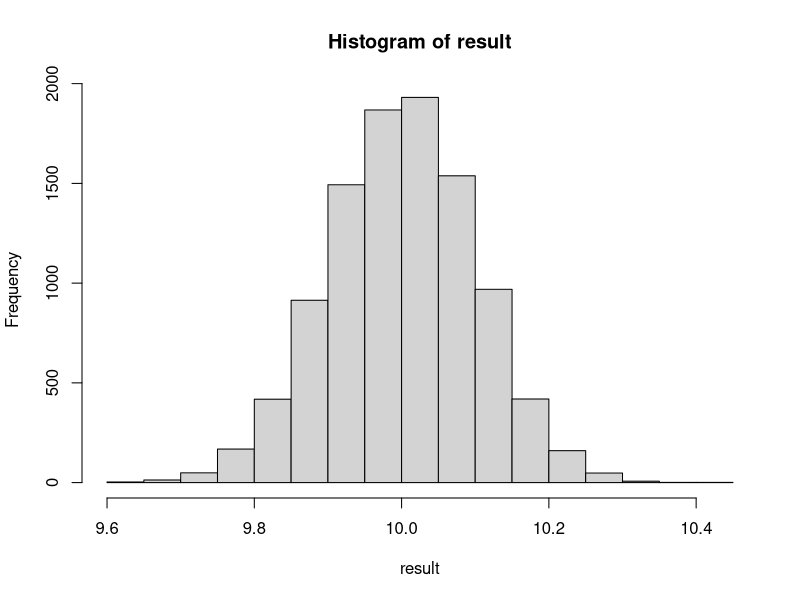
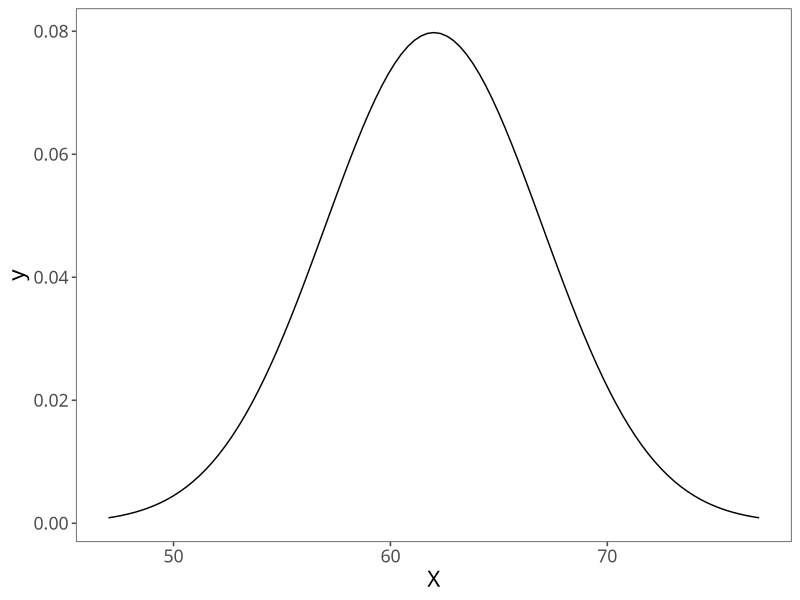
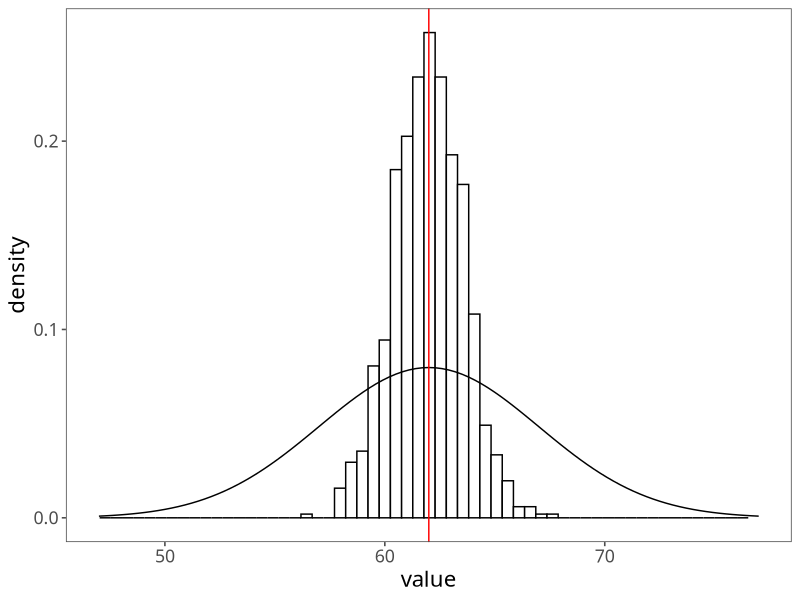
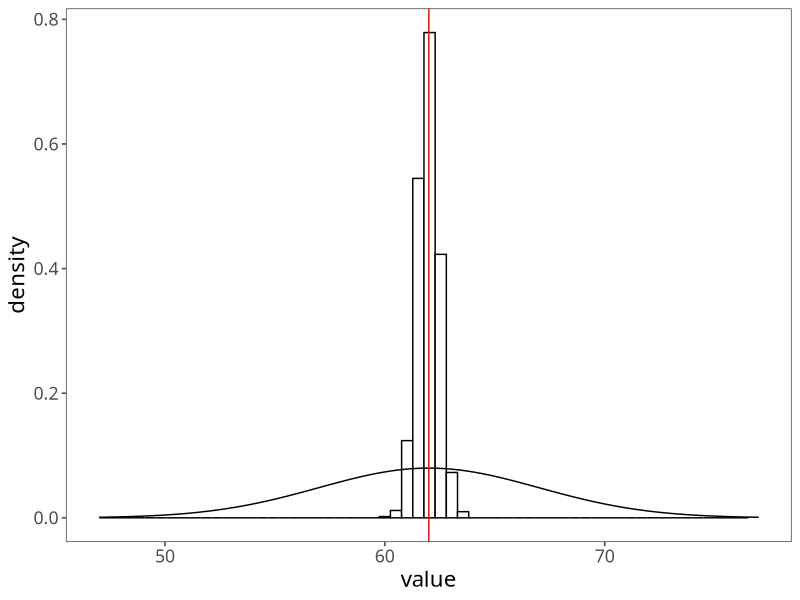
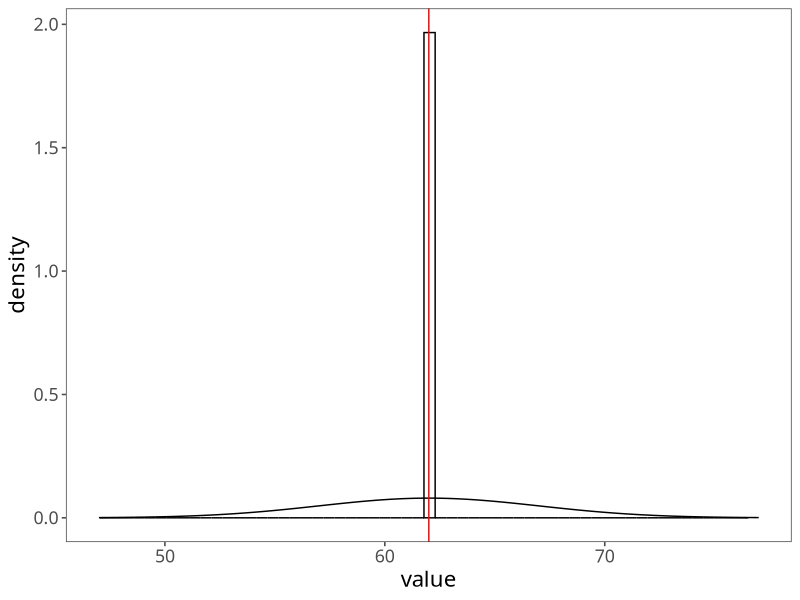
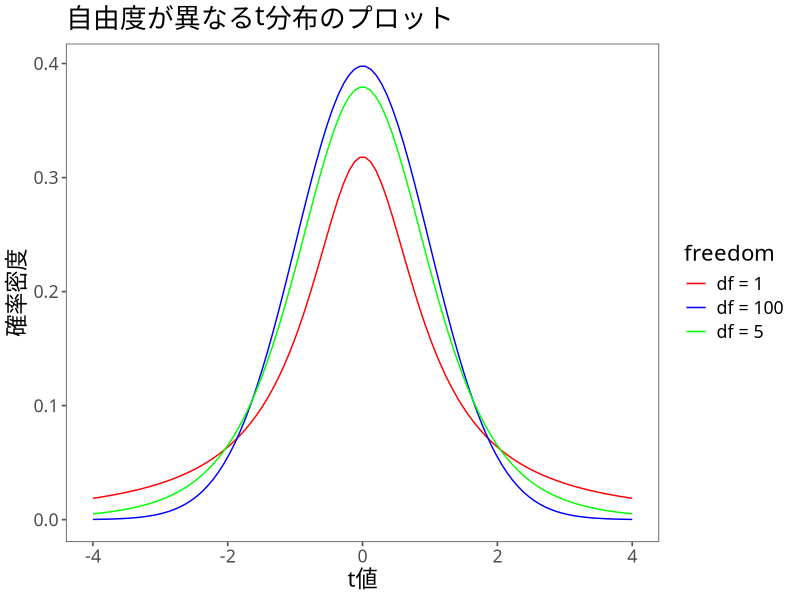
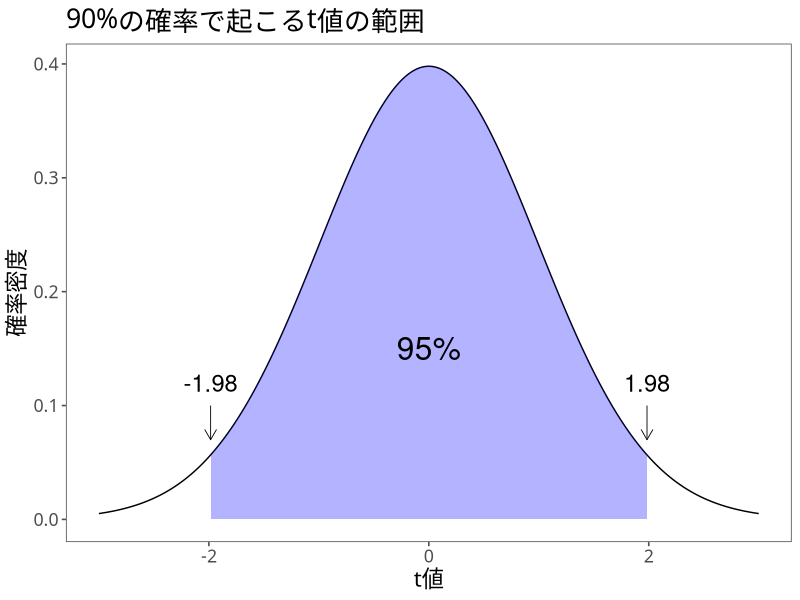
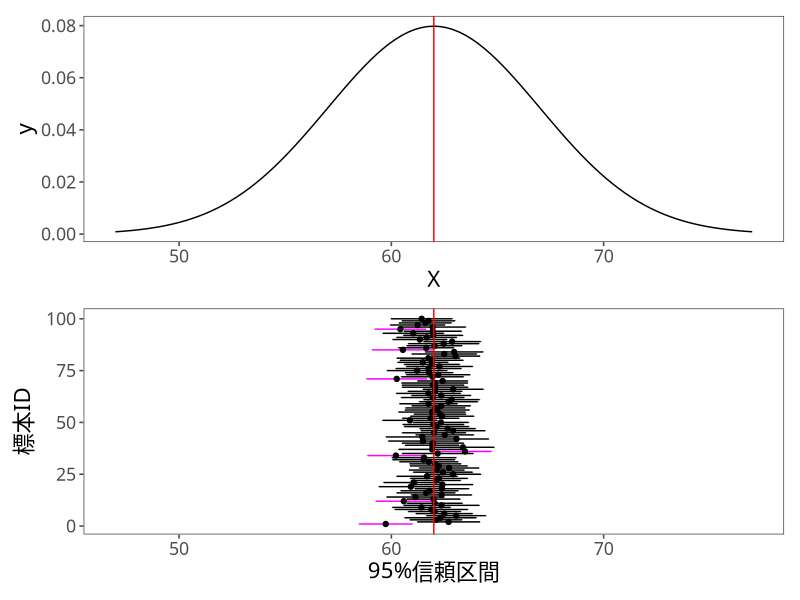

The R script that drew these images, in order:
## ---- chunk 1
n = 100 # 標本サイズ
x <- rnorm(n, 10, 1) # 標本抽出
mean(x) # 標本平均
## ---- chunk 2
n = 100 # 標本サイズ
trial = 10000 # 標本数
result <- numeric(trial) # 結果を入れる空の変数
for (i in 1:trial) { # 以下の処理をtrial回繰り返す
  x <- rnorm(n, 10, 1) # 標本抽出
  result[i] <- mean(x) # 標本平均
}
hist(result) # 基本関数histでヒストグラム作成
## ---- chunk 3
mean(result)
## ---- chunk 4
meanp <- function(x){
  sum(x) / length(x) # 合計をデータの個数で割る
}
varp <- function(x){
  sum((x - meanp(x))^2) / length(x) # 分散の計算式
}
## ---- chunk 5
x <- c(2,4,6,7,9)
meanp(x) # 母平均 5.6
res <- combn(x,3) # 3つのデータを取り出す組み合わせ
print(res)
## ---- chunk 6
sample_mean <- apply(res, 2, meanp)
meanp(sample_mean) # 標本平均の平均は5.6
## ---- chunk 7
varp(x) # 母分散 5.84
sample_var <- apply(res, 2, varp)
meanp(sample_var) #
## ---- chunk 8
var(x) # 母分散 5.84
res <- combn(x,3) # 3つのデータを取り出す組み合わせ
sample_var <- apply(res, 2, var)
meanp(sample_var) # 標本平均の平均は5.6
## ---- chunk 9
library(tidyverse)
library(ggthemes)
mystyle <- list (#  ggplotのテーマ
  theme_few(), # ggthemesパッケージ
  theme(
    text = element_text(
      size=16,  #  フォントサイズ
      family = "HiraKakuProN-W3" # ヒラギノフォント
    )
  )
)
## ---- chunk 10
p <- ggplot(data = data.frame(X = c(47,77)))
p <- p +aes(x = X)
p <- p + stat_function(
  fun = dnorm,
  args = list(mean = 62, sd = 5)
  ) + mystyle
print(p)
## ---- chunk 11
n = 10 # 標本サイズ
trial = 1000 # 試行回数
result <- numeric(trial) # 結果を入れる空の箱
for (i in 1:trial) { # 以下をtrial回繰り返す
  x <- rnorm(n, 62, 5) # 標本を生成
  result[i] <- mean(x) # 標本平均を計算
}
mean(result) # 標本平均の平均
## ---- chunk 12
result <- as.tibble(result)
g <- ggplot(result) + aes(value) # 軸の設定
g <- g + geom_histogram( # ヒストグラム
  aes(y = ..density..), bins = 60, # y軸を密度に
  fill = "white", color = "black") # ヒストグラムの色
g <- g + stat_function(fun=dnorm, args=list(mean = 62, sd = 5))　# 母集団の分布
g <- g + geom_vline(xintercept = 62, color = "red") # 母平均の縦線
g <- g + xlim(47,77) + mystyle # x軸の範囲を指定
print(g)
## ---- chunk 13
#| echo: false
n = 100 # 標本サイズ
trial = 1000 # 試行回数
result <- numeric(trial)
for (i in 1:trial) {
  x <- rnorm(n, 62, 5)
  result[i] <- mean(x)
}
result <- as.tibble(result)
g <- ggplot(result) + aes(value) + geom_histogram(aes(y=..density..), bins=60, fill="white", color="black")
g <- g + stat_function(fun=dnorm, args=list(mean = 62, sd = 5))
g <- g + xlim(47,77) + geom_vline(xintercept = 62, color="red") + mystyle
print(g)
## ---- chunk 14
#| echo: false
n = 100000 # 標本サイズ
trial = 1000 # 試行回数
result <- numeric(trial)
for (i in 1:trial) {
  x <- rnorm(n, 62, 5)
  result[i] <- mean(x)
}
result <- as.tibble(result)
g <- ggplot(result) + aes(value) + geom_histogram(aes(y=..density..), bins=60, fill="white", color="black")
g <- g + stat_function(fun=dnorm, args=list(mean = 62, sd = 5))
g <- g + xlim(47,77) + geom_vline(xintercept = 62, color="red") + mystyle
print(g)
## ---- chunk 15
x <- seq(-4, 4, length.out = 100)

df1 <- dt(x, df = 1)
df5 <- dt(x, df = 5)
df100 <- dt(x, df = 100)

# データフレームに変換
df <- data.frame(x = rep(x, 3),
                 y = c(df1, df5, df100),
                 freedom = factor(rep(c("df = 1", "df = 5", "df = 100"), each = length(x)), ordered = TRUE)
                 )
# プロット
ggplot(df, aes(x = x, y = y, color = freedom)) +
  geom_line() +
  scale_color_manual(values = c("red", "blue", "green")) +
  labs(title = "自由度が異なるt分布のプロット") + xlab("t値") + ylab("確率密度") + mystyle
## ---- chunk 16
# 自由度を設定
df <- 99

# データを生成
data <- data.frame(x = seq(-5, 5, by = 0.01))
data$y <- dt(data$x, df)

# 90%の領域の上限と下限をqt()で計算
ql <- qt(0.025, df)
qu <- qt(0.975, df)

# t分布を書く
g <- ggplot(data) + aes(x=x, y=y) + geom_line()
g <- g + geom_area(data = data %>% filter(x > ql & x < qu), fill = "blue", alpha = 0.3)
g <- g + xlab("t値") + ylab("確率密度") + labs(title = "90%の確率で起こるt値の範囲") + xlim(-3,3)
g <- g + annotate(geom = "text", x = qu, y = 0.12,
  label = "1.98", size = 6) +
  annotate(# 始点や終点などを指定して矢印を追加
  geom = "segment", x = qu, xend = qu,
  y = 0.1, yend = 0.07, color = "black", size = 0.3,
  arrow = arrow(length = unit(0.3, "cm"))
  )
g <- g + annotate(geom = "text", x = 0, y = 0.15,
  label = "95%", size = 8)
g <- g + annotate(geom = "text", x = ql, y = 0.12,
  label = "-1.98", size = 6) +
  annotate(# 始点や終点などを指定して矢印を追加
  geom = "segment", x = ql, xend = ql,
  y = 0.1, yend = 0.07, color = "black", size = 0.3,
  arrow = arrow(length = unit(0.3, "cm"))
  ) + mystyle
print(g)
## ---- chunk 17
round(qt(0.025, df = 99),digits =2)
round(qt(0.975, df = 99),digits =2)
## ---- chunk 18
#| fig-height: 12

trial <- 100 # 標本数
n <- 50 # 標本サイズ
mu <- 62 # 母平均
sigma <- 5 # 母標準偏差

set.seed(1234) # 乱数を準備

# 標本ごとの統計量を収納する空のベクトルを作成
sample_mean <- numeric(trial) # 標本平均の入れ物
sample_sd   <- numeric(trial) # 標本標準偏差の入れ物
uplimit     <- numeric(trial) # 信頼区間の上限の入れ物
lowlimit    <- numeric(trial) # 信頼区間の下限の入れ物

# 標本の数だけ，以下の計算を繰り返す
for (i in 1:trial) {
  temp_sample    <- rnorm(n, mu, sigma) # 標本を抽出
  sample_mean[i] <- mean(temp_sample) # 標本平均を計算
  sample_sd[i]   <- sd(temp_sample) # 標本標準偏差を計算
}

# 信頼区間の計算
p <- .95 # 信頼水準の設定 (95%信頼区間)
alpha <- qt( (1 - p) / 2, df = n - 1, lower.tail=FALSE) # 限界値の計算

# 信頼区間の上限と下限の計算
uplimit  <- sample_mean + alpha * sample_sd/sqrt(n) # 信頼区間上限
lowlimit <- sample_mean - alpha * sample_sd/sqrt(n) # 信頼区間下限

# 信頼区間の計算結果をデータフレームにまとめる
confidence_interval <- data.frame(
  標本平均 = sample_mean,
  上限 = uplimit,
  下限 = lowlimit,
  標本番号 = 1:trial
)

# Plot using ggplot2
g_ci <- ggplot(confidence_interval) +
  aes(x = 標本番号, y = 標本平均)
  # aes(x = reorder(標本番号, 標本平均), y = 標本平均)
g_ci <- g_ci + geom_errorbar( # 信頼区間を表す線を描く
  aes(ymin = 下限, ymax = 上限,
      color = (下限 <= 62 & 上限 >= 62)
      ), width = 0.2)
g_ci <- g_ci + scale_color_manual( # 色の設定
  values = c("magenta", "black"),
  guide = FALSE)
g_ci <- g_ci + geom_point(aes(y = 標本平均)) # 標本平均を点で表す
g_ci <- g_ci + geom_hline(yintercept = 62, color = "red") # 母平均を赤い線で表す
g_ci <- g_ci + xlab("標本ID") + ylab("95%信頼区間") # 軸ラベルの設定
g_ci <- g_ci + ylim(47,77) + coord_flip() + mystyle # 軸の範囲と向きの設定

p <- ggplot(data.frame(X = c(47,77))) + aes(x = X) # 母集団を描く範囲
p <- p + stat_function(fun = dnorm, args = list(mean = 62, sd = 5)) # 正規分布を描く
p <- p + geom_vline(xintercept = 62, color="red") + mystyle　# 母平均を赤い線で表す

library(patchwork) # グラフを並べるためのパッケージ
p / g_ci # グラフを縦に並べる
## ---- chunk 19
#| echo: false

# 信頼区間の計算
p <- .5 # 信頼水準の設定 (95%信頼区間)
alpha <- qt( (1 - p) / 2, df = n - 1, lower.tail=FALSE) # 限界値の計算

# 信頼区間の上限と下限の計算
uplimit  <- sample_mean + alpha * sample_sd/sqrt(n)
lowlimit <- sample_mean - alpha * sample_sd/sqrt(n)


confidence_interval <- data.frame(
  標本平均 = sample_mean,
  上限 = uplimit,
  下限 = lowlimit,
  標本番号 = 1:trial
)

# Plot using ggplot2
g_ci2 <- ggplot(confidence_interval) +
 aes(x = 標本番号, y = 標本平均) +
  geom_errorbar(aes(ymin = 下限, ymax = 上限,
                    color = (下限 <= 62 & 上限 >= 62)), width = 0.2) +
  scale_color_manual(values = c("magenta", "black"), guide = FALSE) +
  geom_point(aes(y = 標本平均)) + ylim(47,77) +
  geom_hline(yintercept = 62, color = "red") + xlab("標本ID") + ylab("50%信頼区間") + coord_flip() + mystyle
print(g_ci2)
## ---- chunk 20
#| echo: false

trial <- 100 # 標本数
n <- 500 # 標本サイズ
mu <- 62 # 母平均
sigma <- 5 # 母標準偏差

set.seed(1234) # 乱数を準備

# 標本ごとの統計量を収納する空のベクトルを作成
sample_mean <- numeric(trial) # 標本平均の入れ物
sample_sd   <- numeric(trial) # 標本標準偏差の入れ物
uplimit     <- numeric(trial) # 信頼区間の上限の入れ物
lowlimit    <- numeric(trial) # 信頼区間の下限の入れ物

# 標本の数だけ，以下の計算を繰り返す
for (i in 1:trial) {
  temp_sample    <- rnorm(n, mu, sigma) # 標本を抽出
  sample_mean[i] <- mean(temp_sample) # 標本平均を計算
  sample_sd[i]   <- sd(temp_sample) # 標本標準偏差を計算
}
# 信頼区間の計算
p <- .95 # 信頼水準の設定 (95%信頼区間)
alpha <- qt( (1 - p) / 2, df = n - 1, lower.tail=FALSE) # 限界値の計算

# 信頼区間の上限と下限の計算
uplimit  <- sample_mean + alpha * sample_sd/sqrt(n)
lowlimit <- sample_mean - alpha * sample_sd/sqrt(n)


confidence_interval <- data.frame(
  標本平均 = sample_mean,
  上限 = uplimit,
  下限 = lowlimit,
  標本番号 = 1:trial
)

# Plot using ggplot2
g_ci2 <- ggplot(confidence_interval) +
 aes(x = 標本番号, y = 標本平均) +
  geom_errorbar(aes(ymin = 下限, ymax = 上限,
                    color = (下限 <= 62 & 上限 >= 62)), width = 0.2) +
  scale_color_manual(values = c("magenta", "black"), guide = FALSE) +
  geom_point(aes(y = 標本平均)) + ylim(47,77) +
  geom_hline(yintercept = 62, color = "red") + xlab("標本ID") + ylab("95%信頼区間") + coord_flip() + mystyle
print(g_ci2)
## ---- chunk 21
# 正規分布の確率密度関数
dnorm_with_mean_sd <- function(x, mean = 0, sd = 1) {
  sqrt(1/(2*pi*sd^2))*exp(-((x - mean)^2)/(2*sd^2))
}

# パラメータの設定
mu1 <- 0   # 帰無仮説の平均
sd1 <- 1   # 帰無仮説の標準偏差
mu2 <- 1.5 # 対立仮説の平均
sd2 <- 1   # 対立仮説の標準偏差
alpha = 0.025

# サンプルデータを生成
x <- seq(-5, 5, by = 0.01)
df <- data.frame(x = x,
                 dnorm1 = dnorm_with_mean_sd(x, mean = mu1, sd = sd1),
                 dnorm2 = dnorm_with_mean_sd(x, mean = mu2, sd = sd2))

# ggplotを使って描画
g <- ggplot(df, aes(x = x)) +
  geom_line(aes(y = dnorm1), color = "blue") +
  geom_line(aes(y = dnorm2), color = "red")
g <- g + geom_area(
  data = subset(df, x > qnorm(1-alpha, mu1, sd1)),
            aes(y = dnorm1), fill = "blue", alpha = 0.2)
g <- g + geom_area(
  data = subset(df, x < qnorm(alpha, mu1, sd1)),
  aes(y = dnorm1), fill = "blue", alpha = 0.2)
g <- g + geom_area(
  data = subset(df, x > qnorm(alpha, mu1, sd1) & x < qnorm(1-alpha, mu1, sd1)),
            aes(y = dnorm2), fill = "red", alpha = 0.2) +
  theme_minimal() +
  labs(x = "Value", y = "Density",
       title = "両側検定における第1種の過誤と第2種の過誤")
g <- g + geom_vline(xintercept = qnorm(1-alpha), linetype="dotted")
g <- g + geom_vline(xintercept = mu1, color = "darkblue")
g <- g + geom_vline(xintercept = mu2, color = "darkred")

g <- g + annotate("text", x = mu1 + 2.5, y = max(df$dnorm1) / 6,
           label = "第1種の過誤", color = "darkblue", family = "HiraKakuProN-W3") +
  annotate("text", x = mu2 - 0.5, y = max(df$dnorm2) / 6,
           label = "第2種の過誤", color = "darkred", family = "HiraKakuProN-W3")

g <- g + annotate("text", x = mu1 - 2, y = max(df$dnorm1)-0.1,
                  label = "帰無仮説下の分布", color = "blue", family = "HiraKakuProN-W3" ) +
  annotate("text", x = mu2 + 1.5, y = max(df$dnorm2) - 0.1,
           label = "真の分布", color = "red", family = "HiraKakuProN-W3") + mystyle
print(g)
## ---- chunk 22
#| echo = FALSE

alpha = 0.005

# サンプルデータを生成
x <- seq(-5, 5, by = 0.01)
df <- data.frame(x = x,
                 dnorm1 = dnorm_with_mean_sd(x, mean = mu1, sd = sd1),
                 dnorm2 = dnorm_with_mean_sd(x, mean = mu2, sd = sd2))

# ggplotを使って描画
g <- ggplot(df, aes(x = x)) +
  geom_line(aes(y = dnorm1), color = "blue") +
  geom_line(aes(y = dnorm2), color = "red")
g <- g + geom_area(
  data = subset(df, x > qnorm(1-alpha, mu1, sd1)),
            aes(y = dnorm1), fill = "blue", alpha = 0.2)
g <- g + geom_area(
  data = subset(df, x < qnorm(alpha, mu1, sd1)),
  aes(y = dnorm1), fill = "blue", alpha = 0.2)
g <- g + geom_area(
  data = subset(df, x > qnorm(alpha, mu1, sd1) & x < qnorm(1-alpha, mu1, sd1)),
            aes(y = dnorm2), fill = "red", alpha = 0.2) +
  theme_minimal() +
  labs(x = "Value", y = "Density",
       title = "両側検定における第1種の過誤と第2種の過誤")
g <- g + geom_vline(xintercept = qnorm(1-alpha), linetype="dotted")
g <- g + geom_vline(xintercept = mu1, color = "darkblue")
g <- g + geom_vline(xintercept = mu2, color = "darkred")

g <- g + annotate("text", x = mu1 + 2.5, y = max(df$dnorm1) / 6,
           label = "第1種の過誤", color = "darkblue", family = "HiraKakuProN-W3") +
  annotate("text", x = mu2 - 0.5, y = max(df$dnorm2) / 6,
           label = "第2種の過誤", color = "darkred", family = "HiraKakuProN-W3")

g <- g + annotate("text", x = mu1 - 2, y = max(df$dnorm1)-0.1,
                  label = "帰無仮説下の分布", color = "blue", family = "HiraKakuProN-W3" ) +
  annotate("text", x = mu2 + 1.5, y = max(df$dnorm2) - 0.1,
           label = "真の分布", color = "red", family = "HiraKakuProN-W3") + mystyle
print(g)
## ---- chunk 23
#| echo = FALSE

# 正規分布の確率密度関数
dnorm_with_mean_sd <- function(x, mean = 0, sd = 1) {
  sqrt(1/(2*pi*sd^2))*exp(-((x - mean)^2)/(2*sd^2))
}

# パラメータの設定
mu1 <- 0   # 帰無仮説の平均
sd1 <- 1   # 帰無仮説の標準偏差
mu2 <- 1 # 対立仮説の平均
sd2 <- 1   # 対立仮説の標準偏差

# サンプルデータを生成
x <- seq(-5, 5, by = 0.01)
df <- data.frame(x = x,
                 dnorm1 = dnorm_with_mean_sd(x, mean = mu1, sd = sd1),
                 dnorm2 = dnorm_with_mean_sd(x, mean = mu2, sd = sd2))

# ggplotを使って描画
g <- ggplot(df, aes(x = x)) +
  geom_line(aes(y = dnorm1), color = "blue") +
  geom_line(aes(y = dnorm2), color = "red") +
  geom_area(data = subset(df, x < qnorm(0.05, mean = mu1, sd = sd1)),
            aes(y = dnorm1), fill = "blue", alpha = 0.2) +
  geom_area(data = subset(df, x > qnorm(0.05, mean = mu1, sd = sd1)),
            aes(y = dnorm2), fill = "red", alpha = 0.2) +
  theme_minimal() +
  labs(x = "Value", y = "Density",
       title = "Visualization of Type I and Type II Errors") +
  annotate("text", x = mu1 - 2.5, y = max(df$dnorm1) / 3,
           label = "Type I Error", color = "blue") +
  annotate("text", x = mu2 + 2.5, y = max(df$dnorm2) / 3,
           label = "Type II Error", color = "red")
g <- g + geom_vline(xintercept = mu1, color = "darkblue")
g <- g + geom_vline(xintercept = mu2, color = "darkred")
print(g)
